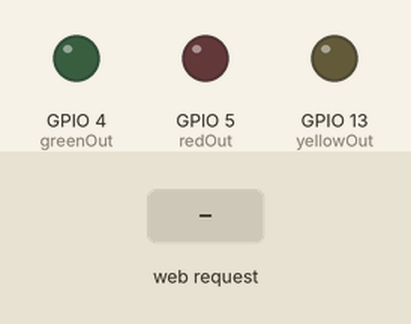
A sketch run on a simulated ESP8266 (NodeMCU). Shown: output pins drawn as LEDs (lit = HIGH). The test bench sets the inputs (shaded band). WiFi joins after 1.5 s; servers stay silent unless stated; what the sketch prints to the serial monitor is not drawn.

Above: at 2.7 s.
2.8 s: HTTP request GET /green/on received
At 4.0 s:
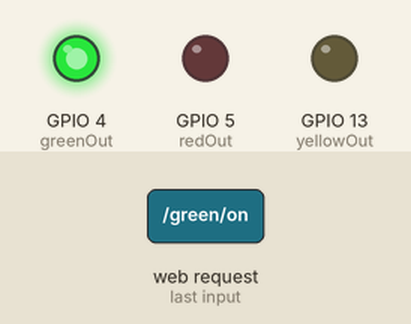
4.3 s: HTTP request GET /red/on received
At 5.3 s:
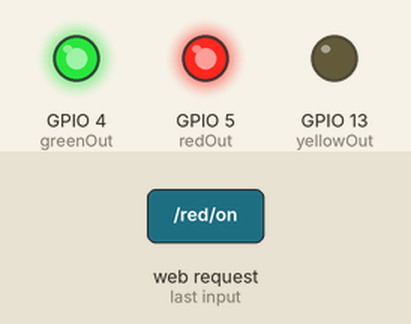
5.8 s: HTTP request GET /green/off received
At 6.4 s:
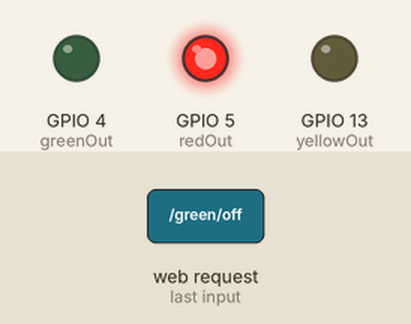
7.3 s: HTTP request GET /yellow/on received
At 7.6 s:
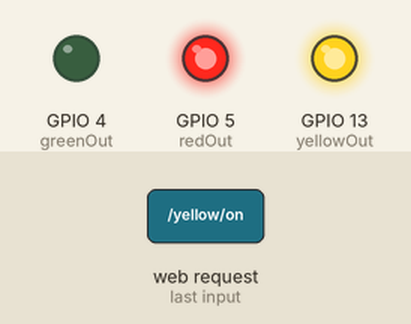
8.8 s: HTTP request GET /red/off received
At 9.9 s:
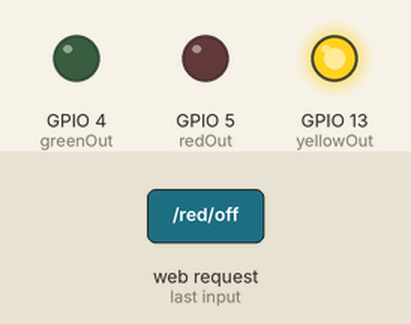
10.3 s: HTTP request GET /green/on received
At 11.1 s:
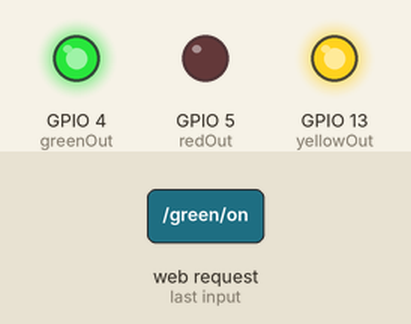
Timing chart, 0 to 12.8 s (numbered marks = the images above; inputs shaded):
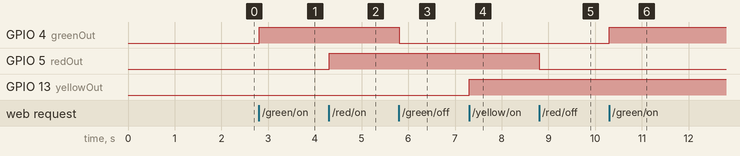

Measured:
- after the input at 2.8 s, GPIO 4 (greenOut): LOW → HIGH at once
- after the input at 4.3 s, GPIO 5 (redOut): LOW → HIGH at once
- after the input at 5.8 s, GPIO 4 (greenOut): HIGH → LOW at once
- after the input at 7.3 s, GPIO 13 (yellowOut): LOW → HIGH at once
- after the input at 8.8 s, GPIO 5 (redOut): HIGH → LOW at once
- after the input at 10.3 s, GPIO 4 (greenOut): LOW → HIGH at once

The sketch:

WebServer.ino
```cpp
#include <ESP8266WiFi.h>

char* ssid = "ESP8266";
char* password = "kaoict2019";

WiFiServer server(80);

String header;

String greenOutState = "off";
String redOutState = "off";
String yellowOutState = "off";

const int greenOut = 4;
const int redOut = 5;
const int yellowOut = 13;

void setup() {
  Serial.begin(115200);

  pinMode(greenOut, OUTPUT);
  pinMode(redOut, OUTPUT);
  pinMode(yellowOut, OUTPUT);
  digitalWrite(greenOut, LOW);
  digitalWrite(redOut, LOW);
  digitalWrite(yellowOut, LOW);

  // Connect to Wi-Fi network with SSID and password
  Serial.println("Connecting to " + String(ssid));
  WiFi.begin(ssid, password);
  while (WiFi.status() != WL_CONNECTED) {
    delay(500);
    Serial.print(".");
  }

  // Print local IP address and start web server
  Serial.println("");
  Serial.println("WiFi connected.");
  Serial.println("IP: ");
  Serial.println(WiFi.localIP());
  server.begin();
}

void loop(){
  WiFiClient client = server.available();   // Listen for incoming clients

  if (client) {                             // If a new client connects,
    Serial.println("New Client.");          // print a message out in the serial port
    String currentLine = "";                // make a String to hold incoming data from the client
    while (client.connected()) {            // loop while the client's connected
      if (client.available()) {             // if there's bytes to read from the client,
        char c = client.read();             // read a byte, then
        Serial.write(c);                    // print it out the serial monitor
        header += c;
        if (c == '\n') {                    // if the byte is a newline character if the current line is blank, you got two newline characters in a row. That's the end of the client HTTP request, so send a response:
          if (currentLine.length() == 0) {
//            client.println("HTTP/1.1 200 OK");
//            client.println("Content-type:text/html");
//            client.println("Connection: close");
//            client.println();

            //GREEN LED CONTROL
            if (header.indexOf("GET /green/on") >= 0) {
              Serial.println("GPIO " + String(greenOut) + " on");
              greenOutState = "on";
              digitalWrite(greenOut, HIGH);
            } else if (header.indexOf("GET /green/off") >= 0) {
              Serial.println("GPIO " + String(greenOut) + " off");
              greenOutState = "off";
              digitalWrite(greenOut, LOW);

            //RED LED CONTROL
            } else if (header.indexOf("GET /red/on") >= 0) {
              Serial.println("GPIO " + String(redOut) + " on");
              redOutState = "on";
              digitalWrite(redOut, HIGH);
            } else if (header.indexOf("GET /red/off") >= 0) {
              Serial.println("GPIO " + String(redOut) + " off");
              redOutState = "off";
              digitalWrite(redOut, LOW);

            //YELLOW LED CONTROL
            } else if (header.indexOf("GET /yellow/on") >= 0) {
              Serial.println("GPIO " + String(yellowOut) + " on");
              yellowOutState = "on";
              digitalWrite(yellowOut, HIGH);
            } else if (header.indexOf("GET /yellow/off") >= 0) {
              Serial.println("GPIO " + String(yellowOut) + " off");
              yellowOutState = "off";
              digitalWrite(yellowOut, LOW);
            }

            client.println("<!DOCTYPE html><html>");
            client.println("<head><meta name=\"viewport\" content=\"width=device-width, initial-scale=1\">");
            client.println("<link rel=\"icon\" href=\"data:,\">");
            client.println("<style>");
            client.println("html { font-family: Helvetica; display: inline-block; margin: 0px auto; text-align: center; background-color: #111;}");
            client.println(".button { background-color: #4CAF50; border: none; color: white; padding: 16px 40px; text-decoration: none; font-size: 30px; margin: 2px; cursor: pointer;}");
            client.println(".button_off {background-color: #555555;}");
            client.println("p { color: #fff; }");
            client.println("</style></head>");

            client.println("<body><h1>ESP8266MOD</h1>");

            //GREEN LED button
            client.println("<p>GREEN LED, GPIO " + String(greenOut) + " - State " + String(greenOutState) + "</p>");
            if (greenOutState == "off") {
              client.println("<p><a href=\"/green/on\"><button class=\"button\">Turn on</button></a></p>");
            } else {
              client.println("<p><a href=\"/green/off\"><button class=\"button button_off\">Turn off</button></a></p>");
            }

            //RED LED button
            client.println("<p>RED LED, GPIO " + String(redOut) + " - State " + String(redOutState) + "</p>");
            if (redOutState == "off") {
              client.println("<p><a href=\"/red/on\"><button class=\"button\">Turn on</button></a></p>");
            } else {
              client.println("<p><a href=\"/red/off\"><button class=\"button button_off\">Turn off</button></a></p>");
            }

            //YELLOW LED button
            client.println("<p>YELLOW LED, GPIO " + String(yellowOut) + " - State " + String(yellowOutState) + "</p>");
            if (yellowOutState == "off") {
              client.println("<p><a href=\"/yellow/on\"><button class=\"button\">Turn on</button></a></p>");
            } else {
              client.println("<p><a href=\"/yellow/off\"><button class=\"button button_off\">Turn off</button></a></p>");
            }
            client.println("</body></html>");

            client.println();
            break;
          } else {
            currentLine = "";
          }
        } else if (c != '\r') {  // if you got anything else but a carriage return character,
          currentLine += c;      // add it to the end of the currentLine
        }
      }
    }
    // Clear the header variable
    header = "";
    // Close the connection
    client.stop();
//    Serial.println("Client disconnected.");
//    Serial.println("");
  }
}
```
